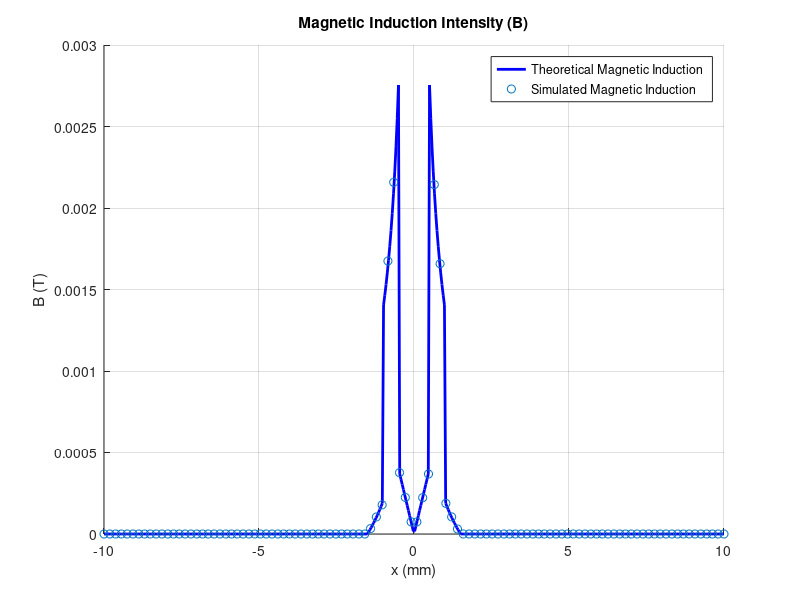

Source code (MATLAB):
% 清除命令窗口、工作空间和所有图形窗口
clc;
clear;
close all;

% 设定参数
a = 0.5e-3; % 内导体半径 (米)
b = 1e-3; % 内导体外径 (米)
c = 1.5e-3; % 外导体外径 (米)
I = 1; % 电流 (安培)
mu0 = 4 * pi * 1e-7; % 真空磁导率 (H/m)
mur = 6.9; % 相对磁导率
mu = mu0 * mur; % 材料的磁导率 (H/m)

% 导入仿真数据
data_B = importdata('test3_1.txt'); % 假设数据保存在test3_1.txt文件中
r_sim_B = data_B.data(:, 1) * 1e-3; % 将仿真数据中的r从毫米转换为米
B_sim = data_B.data(:, 2); % 仿真数据中的B

% 定义r的范围用于理论计算
r_theory = linspace(min(r_sim_B), max(r_sim_B), 500);

% 预分配数组
B_theory = zeros(size(r_theory));

% 计算理论磁感应强度 B
for i = 1:length(r_theory)
    r = abs(r_theory(i));
    if r < a
        B_theory(i) = (mu0 * r * I) / (2 * pi * a^2);
    elseif r >= a && r <= b
        B_theory(i) = (mu * I) / (2 * pi * r);
    elseif r > b && r <= c
        B_theory(i) = (mu0 * (c^2 - r^2) * I) / (2 * pi * r * (c^2 - b^2));
    else
        B_theory(i) = 0;
    end
end

% 绘图
figure;
hold on;
plot(r_theory * 1e3, B_theory, 'b-', 'LineWidth', 2); % 理论曲线，单位转换为毫米
scatter(r_sim_B * 1e3, B_sim, 'ro'); % 仿真散点图，用空心圆圈绘图
hold off;

% 设置图形标签和标题
xlabel('x (mm)');
ylabel('B (T)');
title('Magnetic Induction Intensity (B)');
legend('Theoretical Magnetic Induction', 'Simulated Magnetic Induction', 'Location', 'Best');
grid on;
